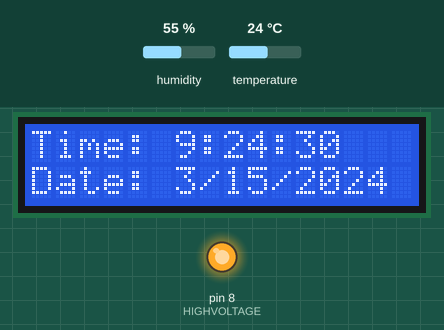
Recording of a sketch running on a simulated Arduino Uno, built with avr-gcc and run on an emulated ATmega328P. On the bench: 16×2 character LCD, output pins drawn as LEDs (lit = HIGH). The inputs (shaded band) are chosen by the test bench; at power-on: humidity 55 %, temperature 24 °C. The local clock reads 2024-03-15 10:24:30 at power-on unless the sketch sets it.

Above: at 0.1 s.
At 5.2 s:
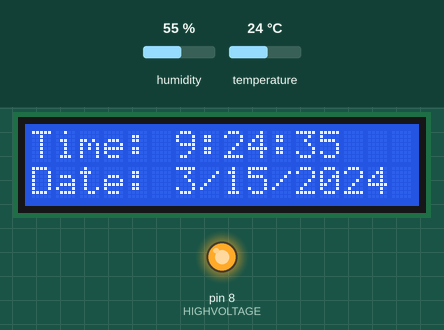
At 9.3 s:
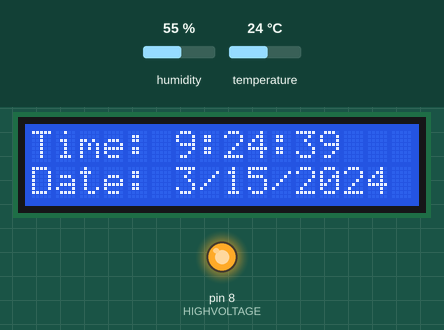
At 19.5 s:
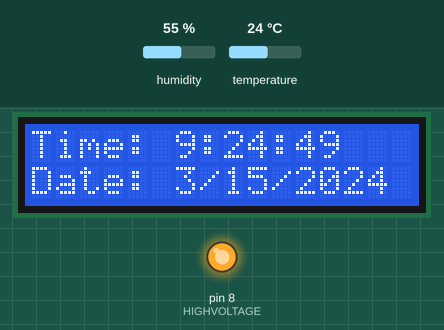
At 27.7 s:
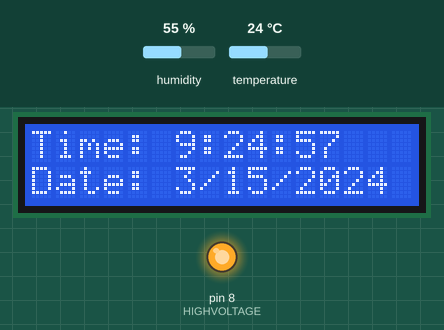
At 37.9 s:
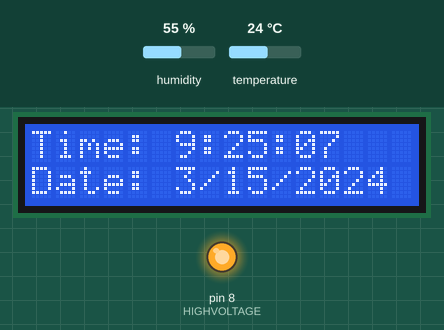

The sketch:

AlarmClock.ino
```cpp
/* Samuel Schindler
   Dr. Blythe
   Internet of Things Final Project
   November 27, 2019
*/

// --------------------------------------------------------------- Libraries -------------------------------------------------------
#include <DHT.h>    //Library for DHT11
#include <RTClib.h> //Library for RTC
#include <Wire.h>   //Library for RTC
#include <LiquidCrystal.h> //Library for LCD
#include <SoftwareSerial.h> //Library for serial communication
// --------------------------------------------------------------- End Libraries ----------------------------------------------------
// --------------------------------------------------------------- Definitions ------------------------------------------------------
#define DHTPIN 7        // Pin to read in temperature from DHT11
#define DHTTYPE DHT11   // Define type of DHT

//Device Definitions
DHT dht(DHTPIN, DHTTYPE);              // Initialize DHT
RTC_DS3231 rtc;                        //Initialize RTC
LiquidCrystal lcd(12, 11, 5, 4, 3, 2); //Initialize LCD
int dataTransfer;                      //Variable to hold data serially communicated
int HIGHVOLTAGE = 8;                   //Pin to turn on light
bool recorded = false;                 //Has the time been recorded?

//Alarm Time                    //****************//
int ALARM_HOUR = 11;            //   SET ALARM    //
int ALARM_MINUTE = 17;           //    HERE !!!    //
                                //****************//

//Build a single string to hold both values
String completeTime = ALARM_HOUR + ":" + ALARM_MINUTE;

// --------------------------------------------------------------- End Definitions --------------------------------------------------
// --------------------------------------------------------------- Setup Code -------------------------------------------------------
void setup() {
  Serial.begin(9600);                 //Begin using serial monitor
  dht.begin();                        //Begin Using DHT11
  rtc.begin();                        //Begin Using RTC
  lcd.begin(16, 2);                   //Begin using LCD
  pinMode(9, OUTPUT);                 //Buzzer Pin
  pinMode(10, OUTPUT);                //Buzzer Pin
  pinMode(HIGHVOLTAGE, OUTPUT);       //Lightbulb output
  digitalWrite(HIGHVOLTAGE, HIGH);    //Default off
}
// --------------------------------------------------------------- End Setup Code ---------------------------------------------------
// --------------------------------------------------------------- Loop Code --------------------------------------------------------

void loop() {
  /* TEMPERATURE BLOCK */
  //Read in temperature
  //Check to make sure it is a number
  float temperatureF = dht.readTemperature(true); //Read temperature in farenheit

  //make sure the temperature is a number
  if (isnan(temperatureF))
  {
    temperatureF = dht.readTemperature(true);
  }
  /* END TEMPERATURE BLOCK */

  /* RTC BLOCK */
  DateTime now = rtc.now(); //Continually update the time to whatever it currently is

  //Set the Cursor to the second row (Display the date first)
  lcd.setCursor(0, 1);

  //Display the Date
  lcd.print("Date: ");
  lcd.print(now.month());
  lcd.print("/");
  lcd.print(now.day());
  lcd.print("/");
  lcd.print(now.year());

  //Display the temp
  lcd.print(" & Temp: ");
  lcd.print(temperatureF);
  lcd.print((char)223);
  lcd.print("F");

  //Set the Cursor back to the top to display the time
  lcd.setCursor(0, 0);

  //Display the Hour
  if (now.hour() < 10)
  {
    lcd.print("0"); //Hour is not double digits, first spot is a 0
  }
  lcd.print("Time: ");
  lcd.print(now.hour() - 1);  //Central Time zone (I set up my RTC in Eastern Time Zone)
  lcd.print(":");

  //Display the Minute
  if (now.minute() < 10)
  {
    lcd.print("0");
  }
  lcd.print(now.minute());
  lcd.print(":");

  //Display the Second
  if (now.second() < 10)
  {
    lcd.print("0");
  }
  lcd.print(now.second());
  lcd.print("  "); //Finish out the line of display
  /* END RTC BLOCK */

  /* BUZZER BLOCK */
  //Check and see if the alarm time is right now, if so make it go for 30 seconds
  if (now.hour() - 1 == ALARM_HOUR && now.minute() == ALARM_MINUTE && now.second() < 30)
  {
    /* HIGH VOLTAGE BLOCK */
    digitalWrite(HIGHVOLTAGE, LOW); //Turn the light on and keep it on, dont want it to blink
    /* END HIGH VOLTAGE BLOCK */

    /* RECORD TIME */
    if (!recorded) //Only send the time (serially) one time
    {
      //send time
      Serial.print(ALARM_HOUR);   //Send Hour
      Serial.print(ALARM_MINUTE); //Send Minute

      recorded = true;  //It has been recorded
    }
    /* END RECORD TIME */

    /* ALARM GOING OFF */
    while (now.second() < 30) { //Only for 30 seconds

      tone(9, 261);     //Make the first buzzer go off
      tone(10, 261);    //Make the second buzzer go off

      //Flash a message (Wake up and Weather Info)
      lcd.setCursor(0, 0);
      lcd.print("TIME TO WAKE UP!!");

      lcd.setCursor(0, 1);
      lcd.print("TEMP: ");
      lcd.print(temperatureF, 2);
      lcd.print((char)223);
      lcd.print("F    ");

      delay(1500);

      //Make Messages and tone flash or beep respectively
      lcd.clear();

      noTone(9);
      noTone(10);

      delay(1500);

      //Update the time so alarm will eventuall stop
      now = rtc.now();
      /* END ALARM GOING OFF */
    }
  }
  recorded = false; //The next time will be differnt

  //Stop the Buzzing and turn off lights
  noTone(9);
  noTone(10);
  digitalWrite(HIGHVOLTAGE, HIGH);
  /* END BUZZER BLOCK */

  /* SERIAL COMMUNICATION BLOCK */
  //Do I need this...?
  dataTransfer = Serial.read();
  delay(1000);
  /* END SERIAL COMMUNICATION BLOCK */
}
// --------------------------------------------------------------- End Loop Code --------------------------------------------------------
```

Measured:
- what the display in image 1 shows lasts 1.0 s, from 5.2 s to 6.2 s
